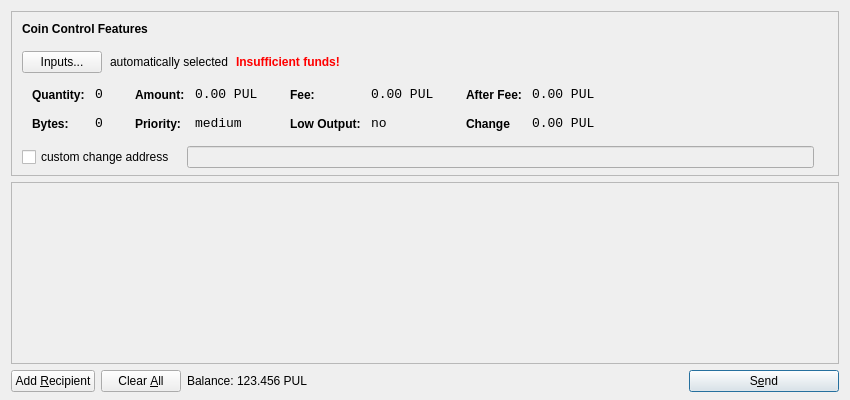
<?xml version="1.0" encoding="UTF-8"?>
<ui version="4.0">
 <class>SendCoinsDialog</class>
 <widget class="QDialog" name="SendCoinsDialog">
  <property name="geometry">
   <rect>
    <x>0</x>
    <y>0</y>
    <width>850</width>
    <height>400</height>
   </rect>
  </property>
  <property name="windowTitle">
   <string>Send Coins</string>
  </property>
  <layout class="QVBoxLayout" name="verticalLayout" stretch="0,1,0">
   <property name="bottomMargin">
    <number>8</number>
   </property>
   <item>
    <widget class="QFrame" name="frameCoinControl">
     <property name="sizePolicy">
      <sizepolicy hsizetype="Expanding" vsizetype="Expanding">
       <horstretch>0</horstretch>
       <verstretch>0</verstretch>
      </sizepolicy>
     </property>
     <property name="maximumSize">
      <size>
       <width>16777215</width>
       <height>16777215</height>
      </size>
     </property>
     <property name="frameShape">
      <enum>QFrame::StyledPanel</enum>
     </property>
     <property name="frameShadow">
      <enum>QFrame::Sunken</enum>
     </property>
     <layout class="QVBoxLayout" name="verticalLayoutCoinControl2">
      <property name="spacing">
       <number>-1</number>
      </property>
      <property name="leftMargin">
       <number>0</number>
      </property>
      <property name="topMargin">
       <number>0</number>
      </property>
      <property name="rightMargin">
       <number>0</number>
      </property>
      <property name="bottomMargin">
       <number>6</number>
      </property>
      <item>
       <layout class="QVBoxLayout" name="verticalLayoutCoinControl" stretch="0,0,0,0,1">
        <property name="spacing">
         <number>0</number>
        </property>
        <property name="leftMargin">
         <number>10</number>
        </property>
        <property name="topMargin">
         <number>10</number>
        </property>
        <item>
         <layout class="QHBoxLayout" name="horizontalLayoutCoinControl1">
          <property name="bottomMargin">
           <number>15</number>
          </property>
          <item>
           <widget class="QLabel" name="labelCoinControlFeatures">
            <property name="sizePolicy">
             <sizepolicy hsizetype="Preferred" vsizetype="Maximum">
              <horstretch>0</horstretch>
              <verstretch>0</verstretch>
             </sizepolicy>
            </property>
            <property name="font">
             <font>
              <weight>75</weight>
              <bold>true</bold>
             </font>
            </property>
            <property name="styleSheet">
             <string notr="true">font-weight:bold;</string>
            </property>
            <property name="text">
             <string>Coin Control Features</string>
            </property>
           </widget>
          </item>
         </layout>
        </item>
        <item>
         <layout class="QHBoxLayout" name="horizontalLayoutCoinControl2" stretch="0,0,0,0">
          <property name="spacing">
           <number>8</number>
          </property>
          <property name="bottomMargin">
           <number>10</number>
          </property>
          <item>
           <widget class="QPushButton" name="pushButtonCoinControl">
            <property name="styleSheet">
             <string notr="true"/>
            </property>
            <property name="text">
             <string>Inputs...</string>
            </property>
           </widget>
          </item>
          <item>
           <widget class="QLabel" name="labelCoinControlAutomaticallySelected">
            <property name="text">
             <string>automatically selected</string>
            </property>
            <property name="margin">
             <number>5</number>
            </property>
           </widget>
          </item>
          <item>
           <widget class="QLabel" name="labelCoinControlInsuffFunds">
            <property name="font">
             <font>
              <weight>75</weight>
              <bold>true</bold>
             </font>
            </property>
            <property name="styleSheet">
             <string notr="true">color:red;font-weight:bold;</string>
            </property>
            <property name="text">
             <string>Insufficient funds!</string>
            </property>
            <property name="margin">
             <number>5</number>
            </property>
           </widget>
          </item>
          <item>
           <spacer name="horizontalSpacerCoinControl">
            <property name="orientation">
             <enum>Qt::Horizontal</enum>
            </property>
            <property name="sizeHint" stdset="0">
             <size>
              <width>40</width>
              <height>1</height>
             </size>
            </property>
           </spacer>
          </item>
         </layout>
        </item>
        <item>
         <widget class="QWidget" name="widgetCoinControl" native="true">
          <property name="sizePolicy">
           <sizepolicy hsizetype="Preferred" vsizetype="Preferred">
            <horstretch>0</horstretch>
            <verstretch>0</verstretch>
           </sizepolicy>
          </property>
          <property name="minimumSize">
           <size>
            <width>0</width>
            <height>0</height>
           </size>
          </property>
          <property name="styleSheet">
           <string notr="true"/>
          </property>
          <layout class="QHBoxLayout" name="horizontalLayoutCoinControl5">
           <property name="margin">
            <number>0</number>
           </property>
           <item>
            <layout class="QHBoxLayout" name="horizontalLayoutCoinControl3" stretch="0,0,0,1">
             <property name="spacing">
              <number>20</number>
             </property>
             <property name="topMargin">
              <number>0</number>
             </property>
             <property name="bottomMargin">
              <number>10</number>
             </property>
             <item>
              <layout class="QFormLayout" name="formLayoutCoinControl1">
               <property name="horizontalSpacing">
                <number>10</number>
               </property>
               <property name="verticalSpacing">
                <number>14</number>
               </property>
               <property name="leftMargin">
                <number>10</number>
               </property>
               <property name="topMargin">
                <number>4</number>
               </property>
               <property name="rightMargin">
                <number>6</number>
               </property>
               <item row="0" column="0">
                <widget class="QLabel" name="labelCoinControlQuantityText">
                 <property name="styleSheet">
                  <string notr="true">font-weight:bold;</string>
                 </property>
                 <property name="text">
                  <string>Quantity:</string>
                 </property>
                 <property name="margin">
                  <number>0</number>
                 </property>
                </widget>
               </item>
               <item row="0" column="1">
                <widget class="QLabel" name="labelCoinControlQuantity">
                 <property name="font">
                  <font>
                   <family>Monospace</family>
                   <pointsize>10</pointsize>
                  </font>
                 </property>
                 <property name="cursor">
                  <cursorShape>IBeamCursor</cursorShape>
                 </property>
                 <property name="contextMenuPolicy">
                  <enum>Qt::ActionsContextMenu</enum>
                 </property>
                 <property name="text">
                  <string>0</string>
                 </property>
                 <property name="margin">
                  <number>0</number>
                 </property>
                 <property name="textInteractionFlags">
                  <set>Qt::LinksAccessibleByMouse|Qt::TextSelectableByKeyboard|Qt::TextSelectableByMouse</set>
                 </property>
                </widget>
               </item>
               <item row="1" column="0">
                <widget class="QLabel" name="labelCoinControlBytesText">
                 <property name="styleSheet">
                  <string notr="true">font-weight:bold;</string>
                 </property>
                 <property name="text">
                  <string>Bytes:</string>
                 </property>
                </widget>
               </item>
               <item row="1" column="1">
                <widget class="QLabel" name="labelCoinControlBytes">
                 <property name="font">
                  <font>
                   <family>Monospace</family>
                   <pointsize>10</pointsize>
                  </font>
                 </property>
                 <property name="cursor">
                  <cursorShape>IBeamCursor</cursorShape>
                 </property>
                 <property name="contextMenuPolicy">
                  <enum>Qt::ActionsContextMenu</enum>
                 </property>
                 <property name="text">
                  <string>0</string>
                 </property>
                 <property name="textInteractionFlags">
                  <set>Qt::LinksAccessibleByMouse|Qt::TextSelectableByKeyboard|Qt::TextSelectableByMouse</set>
                 </property>
                </widget>
               </item>
              </layout>
             </item>
             <item>
              <layout class="QFormLayout" name="formLayoutCoinControl2">
               <property name="horizontalSpacing">
                <number>10</number>
               </property>
               <property name="verticalSpacing">
                <number>14</number>
               </property>
               <property name="leftMargin">
                <number>6</number>
               </property>
               <property name="topMargin">
                <number>4</number>
               </property>
               <property name="rightMargin">
                <number>6</number>
               </property>
               <item row="0" column="0">
                <widget class="QLabel" name="labelCoinControlAmountText">
                 <property name="styleSheet">
                  <string notr="true">font-weight:bold;</string>
                 </property>
                 <property name="text">
                  <string>Amount:</string>
                 </property>
                 <property name="margin">
                  <number>0</number>
                 </property>
                </widget>
               </item>
               <item row="0" column="1">
                <widget class="QLabel" name="labelCoinControlAmount">
                 <property name="font">
                  <font>
                   <family>Monospace</family>
                   <pointsize>10</pointsize>
                  </font>
                 </property>
                 <property name="cursor">
                  <cursorShape>IBeamCursor</cursorShape>
                 </property>
                 <property name="contextMenuPolicy">
                  <enum>Qt::ActionsContextMenu</enum>
                 </property>
                 <property name="text">
                  <string>0.00 PUL</string>
                 </property>
                 <property name="textInteractionFlags">
                  <set>Qt::LinksAccessibleByMouse|Qt::TextSelectableByKeyboard|Qt::TextSelectableByMouse</set>
                 </property>
                </widget>
               </item>
               <item row="1" column="0">
                <widget class="QLabel" name="labelCoinControlPriorityText">
                 <property name="styleSheet">
                  <string notr="true">font-weight:bold;</string>
                 </property>
                 <property name="text">
                  <string>Priority:</string>
                 </property>
                </widget>
               </item>
               <item row="1" column="1">
                <widget class="QLabel" name="labelCoinControlPriority">
                 <property name="font">
                  <font>
                   <family>Monospace</family>
                   <pointsize>10</pointsize>
                  </font>
                 </property>
                 <property name="cursor">
                  <cursorShape>IBeamCursor</cursorShape>
                 </property>
                 <property name="contextMenuPolicy">
                  <enum>Qt::ActionsContextMenu</enum>
                 </property>
                 <property name="text">
                  <string>medium</string>
                 </property>
                 <property name="textInteractionFlags">
                  <set>Qt::LinksAccessibleByMouse|Qt::TextSelectableByKeyboard|Qt::TextSelectableByMouse</set>
                 </property>
                </widget>
               </item>
              </layout>
             </item>
             <item>
              <layout class="QFormLayout" name="formLayoutCoinControl3">
               <property name="horizontalSpacing">
                <number>10</number>
               </property>
               <property name="verticalSpacing">
                <number>14</number>
               </property>
               <property name="leftMargin">
                <number>6</number>
               </property>
               <property name="topMargin">
                <number>4</number>
               </property>
               <property name="rightMargin">
                <number>6</number>
               </property>
               <item row="0" column="0">
                <widget class="QLabel" name="labelCoinControlFeeText">
                 <property name="styleSheet">
                  <string notr="true">font-weight:bold;</string>
                 </property>
                 <property name="text">
                  <string>Fee:</string>
                 </property>
                 <property name="margin">
                  <number>0</number>
                 </property>
                </widget>
               </item>
               <item row="0" column="1">
                <widget class="QLabel" name="labelCoinControlFee">
                 <property name="font">
                  <font>
                   <family>Monospace</family>
                   <pointsize>10</pointsize>
                  </font>
                 </property>
                 <property name="cursor">
                  <cursorShape>IBeamCursor</cursorShape>
                 </property>
                 <property name="contextMenuPolicy">
                  <enum>Qt::ActionsContextMenu</enum>
                 </property>
                 <property name="text">
                  <string>0.00 PUL</string>
                 </property>
                 <property name="textInteractionFlags">
                  <set>Qt::LinksAccessibleByMouse|Qt::TextSelectableByKeyboard|Qt::TextSelectableByMouse</set>
                 </property>
                </widget>
               </item>
               <item row="1" column="0">
                <widget class="QLabel" name="labelCoinControlLowOutputText">
                 <property name="styleSheet">
                  <string notr="true">font-weight:bold;</string>
                 </property>
                 <property name="text">
                  <string>Low Output:</string>
                 </property>
                </widget>
               </item>
               <item row="1" column="1">
                <widget class="QLabel" name="labelCoinControlLowOutput">
                 <property name="font">
                  <font>
                   <family>Monospace</family>
                   <pointsize>10</pointsize>
                  </font>
                 </property>
                 <property name="cursor">
                  <cursorShape>IBeamCursor</cursorShape>
                 </property>
                 <property name="contextMenuPolicy">
                  <enum>Qt::ActionsContextMenu</enum>
                 </property>
                 <property name="text">
                  <string>no</string>
                 </property>
                 <property name="textInteractionFlags">
                  <set>Qt::LinksAccessibleByMouse|Qt::TextSelectableByKeyboard|Qt::TextSelectableByMouse</set>
                 </property>
                </widget>
               </item>
              </layout>
             </item>
             <item>
              <layout class="QFormLayout" name="formLayoutCoinControl4">
               <property name="horizontalSpacing">
                <number>10</number>
               </property>
               <property name="verticalSpacing">
                <number>14</number>
               </property>
               <property name="leftMargin">
                <number>6</number>
               </property>
               <property name="topMargin">
                <number>4</number>
               </property>
               <property name="rightMargin">
                <number>6</number>
               </property>
               <item row="0" column="0">
                <widget class="QLabel" name="labelCoinControlAfterFeeText">
                 <property name="styleSheet">
                  <string notr="true">font-weight:bold;</string>
                 </property>
                 <property name="text">
                  <string>After Fee:</string>
                 </property>
                 <property name="margin">
                  <number>0</number>
                 </property>
                </widget>
               </item>
               <item row="0" column="1">
                <widget class="QLabel" name="labelCoinControlAfterFee">
                 <property name="font">
                  <font>
                   <family>Monospace</family>
                   <pointsize>10</pointsize>
                  </font>
                 </property>
                 <property name="cursor">
                  <cursorShape>IBeamCursor</cursorShape>
                 </property>
                 <property name="contextMenuPolicy">
                  <enum>Qt::ActionsContextMenu</enum>
                 </property>
                 <property name="text">
                  <string>0.00 PUL</string>
                 </property>
                 <property name="textInteractionFlags">
                  <set>Qt::LinksAccessibleByMouse|Qt::TextSelectableByKeyboard|Qt::TextSelectableByMouse</set>
                 </property>
                </widget>
               </item>
               <item row="1" column="0">
                <widget class="QLabel" name="labelCoinControlChangeText">
                 <property name="styleSheet">
                  <string notr="true">font-weight:bold;</string>
                 </property>
                 <property name="text">
                  <string>Change</string>
                 </property>
                </widget>
               </item>
               <item row="1" column="1">
                <widget class="QLabel" name="labelCoinControlChange">
                 <property name="font">
                  <font>
                   <family>Monospace</family>
                   <pointsize>10</pointsize>
                  </font>
                 </property>
                 <property name="cursor">
                  <cursorShape>IBeamCursor</cursorShape>
                 </property>
                 <property name="contextMenuPolicy">
                  <enum>Qt::ActionsContextMenu</enum>
                 </property>
                 <property name="text">
                  <string>0.00 PUL</string>
                 </property>
                 <property name="textInteractionFlags">
                  <set>Qt::LinksAccessibleByMouse|Qt::TextSelectableByKeyboard|Qt::TextSelectableByMouse</set>
                 </property>
                </widget>
               </item>
              </layout>
             </item>
            </layout>
           </item>
          </layout>
         </widget>
        </item>
        <item>
         <layout class="QHBoxLayout" name="horizontalLayoutCoinControl4" stretch="0,0,0">
          <property name="spacing">
           <number>12</number>
          </property>
          <property name="sizeConstraint">
           <enum>QLayout::SetDefaultConstraint</enum>
          </property>
          <property name="topMargin">
           <number>5</number>
          </property>
          <property name="rightMargin">
           <number>5</number>
          </property>
          <item>
           <widget class="QCheckBox" name="checkBoxCoinControlChange">
            <property name="text">
             <string>custom change address</string>
            </property>
           </widget>
          </item>
          <item>
           <widget class="QLineEdit" name="lineEditCoinControlChange">
            <property name="enabled">
             <bool>false</bool>
            </property>
            <property name="sizePolicy">
             <sizepolicy hsizetype="Expanding" vsizetype="Fixed">
              <horstretch>0</horstretch>
              <verstretch>0</verstretch>
             </sizepolicy>
            </property>
           </widget>
          </item>
          <item>
           <widget class="QLabel" name="labelCoinControlChangeLabel">
            <property name="sizePolicy">
             <sizepolicy hsizetype="Preferred" vsizetype="Expanding">
              <horstretch>0</horstretch>
              <verstretch>0</verstretch>
             </sizepolicy>
            </property>
            <property name="minimumSize">
             <size>
              <width>0</width>
              <height>0</height>
             </size>
            </property>
            <property name="text">
             <string/>
            </property>
            <property name="margin">
             <number>3</number>
            </property>
           </widget>
          </item>
         </layout>
        </item>
        <item>
         <spacer name="verticalSpacerCoinControl">
          <property name="orientation">
           <enum>Qt::Vertical</enum>
          </property>
          <property name="sizeHint" stdset="0">
           <size>
            <width>800</width>
            <height>1</height>
           </size>
          </property>
         </spacer>
        </item>
       </layout>
      </item>
     </layout>
    </widget>
   </item>
   <item>
    <widget class="QScrollArea" name="scrollArea">
     <property name="widgetResizable">
      <bool>true</bool>
     </property>
     <widget class="QWidget" name="scrollAreaWidgetContents">
      <property name="geometry">
       <rect>
        <x>0</x>
        <y>0</y>
        <width>830</width>
        <height>165</height>
       </rect>
      </property>
      <layout class="QVBoxLayout" name="verticalLayout_2">
       <property name="margin">
        <number>0</number>
       </property>
       <item>
        <layout class="QVBoxLayout" name="entries">
         <property name="spacing">
          <number>6</number>
         </property>
        </layout>
       </item>
       <item>
        <spacer name="verticalSpacer">
         <property name="orientation">
          <enum>Qt::Vertical</enum>
         </property>
         <property name="sizeHint" stdset="0">
          <size>
           <width>20</width>
           <height>40</height>
          </size>
         </property>
        </spacer>
       </item>
      </layout>
     </widget>
    </widget>
   </item>
   <item>
    <layout class="QHBoxLayout" name="horizontalLayout">
     <item>
      <widget class="QPushButton" name="addButton">
       <property name="toolTip">
        <string>Send to multiple recipients at once</string>
       </property>
       <property name="text">
        <string>Add &amp;Recipient</string>
       </property>
       <property name="icon">
        <iconset resource="../bitcoin.qrc">
         <normaloff>:/icons/add</normaloff>:/icons/add</iconset>
       </property>
       <property name="autoDefault">
        <bool>false</bool>
       </property>
      </widget>
     </item>
     <item>
      <widget class="QPushButton" name="clearButton">
       <property name="sizePolicy">
        <sizepolicy hsizetype="Minimum" vsizetype="Fixed">
         <horstretch>0</horstretch>
         <verstretch>0</verstretch>
        </sizepolicy>
       </property>
       <property name="toolTip">
        <string>Remove all transaction fields</string>
       </property>
       <property name="text">
        <string>Clear &amp;All</string>
       </property>
       <property name="icon">
        <iconset resource="../bitcoin.qrc">
         <normaloff>:/icons/remove</normaloff>:/icons/remove</iconset>
       </property>
       <property name="autoRepeatDelay">
        <number>300</number>
       </property>
       <property name="autoDefault">
        <bool>false</bool>
       </property>
      </widget>
     </item>
     <item>
      <layout class="QHBoxLayout" name="horizontalLayout_2">
       <property name="spacing">
        <number>3</number>
       </property>
       <item>
        <widget class="QLabel" name="label">
         <property name="sizePolicy">
          <sizepolicy hsizetype="Preferred" vsizetype="Fixed">
           <horstretch>0</horstretch>
           <verstretch>0</verstretch>
          </sizepolicy>
         </property>
         <property name="text">
          <string>Balance:</string>
         </property>
        </widget>
       </item>
       <item>
        <widget class="QLabel" name="labelBalance">
         <property name="sizePolicy">
          <sizepolicy hsizetype="Preferred" vsizetype="Fixed">
           <horstretch>0</horstretch>
           <verstretch>0</verstretch>
          </sizepolicy>
         </property>
         <property name="cursor">
          <cursorShape>IBeamCursor</cursorShape>
         </property>
         <property name="text">
          <string>123.456 PUL</string>
         </property>
         <property name="textInteractionFlags">
          <set>Qt::LinksAccessibleByMouse|Qt::TextSelectableByKeyboard|Qt::TextSelectableByMouse</set>
         </property>
        </widget>
       </item>
      </layout>
     </item>
     <item>
      <spacer name="horizontalSpacer">
       <property name="orientation">
        <enum>Qt::Horizontal</enum>
       </property>
       <property name="sizeHint" stdset="0">
        <size>
         <width>40</width>
         <height>20</height>
        </size>
       </property>
      </spacer>
     </item>
     <item>
      <widget class="QPushButton" name="sendButton">
       <property name="minimumSize">
        <size>
         <width>150</width>
         <height>0</height>
        </size>
       </property>
       <property name="toolTip">
        <string>Confirm the send action</string>
       </property>
       <property name="text">
        <string>S&amp;end</string>
       </property>
       <property name="icon">
        <iconset resource="../bitcoin.qrc">
         <normaloff>:/icons/send</normaloff>:/icons/send</iconset>
       </property>
       <property name="default">
        <bool>true</bool>
       </property>
      </widget>
     </item>
    </layout>
   </item>
  </layout>
 </widget>
 <resources>
  <include location="../bitcoin.qrc"/>
 </resources>
 <connections/>
</ui>
